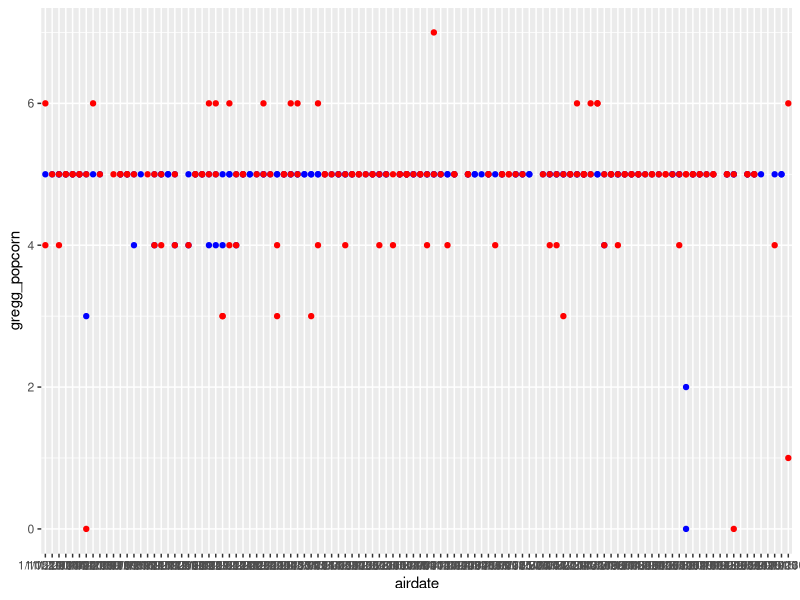

Write R code to recreate this figure.
library(car)
library(tidyverse)

data <- read.csv("data.csv")
data <- data %>% mutate(gregg_oscar = as.logical(gregg_oscar),
                tim_oscar = as.logical(tim_oscar))

cor(data$gregg_popcorn, data$tim_popcorn, use = "pairwise.complete.obs")
summary(lm(gregg_popcorn~tim_popcorn, data = data))


data %>% ggplot(aes(x = airdate)) +
  geom_point(aes(y = gregg_popcorn), color = "blue") +
  geom_point(aes(y = tim_popcorn), color = "red")
  
model <- lm(gregg_popcorn~gregg_oscar, data = data)
summary(model)
cor(data$gregg_oscar, data$tim_oscar)
